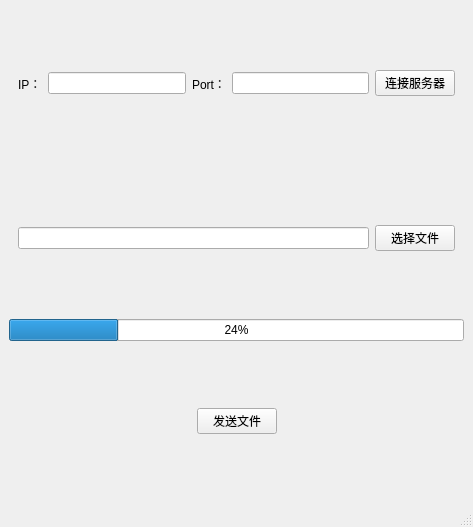
<?xml version="1.0" encoding="UTF-8"?>
<ui version="4.0">
 <class>MainWindow</class>
 <widget class="QMainWindow" name="MainWindow">
  <property name="geometry">
   <rect>
    <x>0</x>
    <y>0</y>
    <width>473</width>
    <height>527</height>
   </rect>
  </property>
  <property name="windowTitle">
   <string>MainWindow</string>
  </property>
  <widget class="QWidget" name="centralwidget">
   <layout class="QVBoxLayout" name="verticalLayout">
    <item>
     <widget class="QWidget" name="widget" native="true">
      <layout class="QHBoxLayout" name="horizontalLayout">
       <item>
        <widget class="QLabel" name="label">
         <property name="text">
          <string>IP：</string>
         </property>
        </widget>
       </item>
       <item>
        <widget class="QLineEdit" name="ip"/>
       </item>
       <item>
        <widget class="QLabel" name="label_2">
         <property name="text">
          <string>Port：</string>
         </property>
        </widget>
       </item>
       <item>
        <widget class="QLineEdit" name="port"/>
       </item>
       <item>
        <widget class="QPushButton" name="connectSrv">
         <property name="text">
          <string>连接服务器</string>
         </property>
        </widget>
       </item>
      </layout>
     </widget>
    </item>
    <item>
     <widget class="QWidget" name="widget_2" native="true">
      <layout class="QHBoxLayout" name="horizontalLayout_2">
       <item>
        <widget class="QLineEdit" name="filePath"/>
       </item>
       <item>
        <widget class="QPushButton" name="chooseFile">
         <property name="text">
          <string>选择文件</string>
         </property>
        </widget>
       </item>
      </layout>
     </widget>
    </item>
    <item>
     <widget class="QProgressBar" name="progressBar">
      <property name="value">
       <number>24</number>
      </property>
     </widget>
    </item>
    <item>
     <widget class="QWidget" name="widget_3" native="true">
      <layout class="QHBoxLayout" name="horizontalLayout_3">
       <item>
        <spacer name="horizontalSpacer">
         <property name="orientation">
          <enum>Qt::Orientation::Horizontal</enum>
         </property>
         <property name="sizeHint" stdset="0">
          <size>
           <width>77</width>
           <height>20</height>
          </size>
         </property>
        </spacer>
       </item>
       <item>
        <widget class="QPushButton" name="sendFile">
         <property name="text">
          <string>发送文件</string>
         </property>
        </widget>
       </item>
       <item>
        <spacer name="horizontalSpacer_2">
         <property name="orientation">
          <enum>Qt::Orientation::Horizontal</enum>
         </property>
         <property name="sizeHint" stdset="0">
          <size>
           <width>40</width>
           <height>20</height>
          </size>
         </property>
        </spacer>
       </item>
      </layout>
     </widget>
    </item>
   </layout>
  </widget>
  <widget class="QMenuBar" name="menubar">
   <property name="geometry">
    <rect>
     <x>0</x>
     <y>0</y>
     <width>473</width>
     <height>18</height>
    </rect>
   </property>
  </widget>
  <widget class="QStatusBar" name="statusbar"/>
 </widget>
 <resources/>
 <connections/>
</ui>
